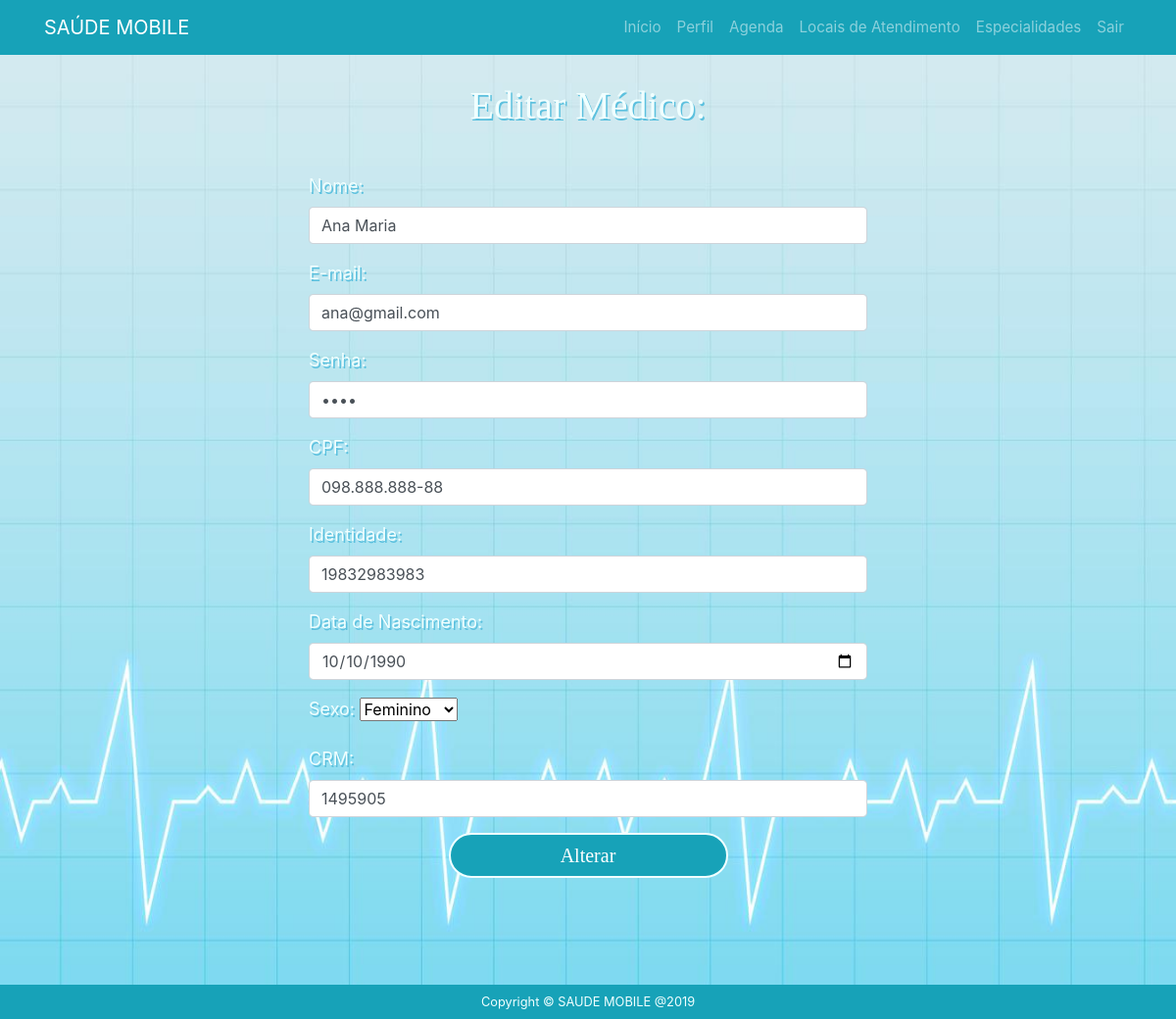
Screenshot of /profissional/editar-medico.php?codmedico=10 with the database file from the repository.
### tables this page shows
CREATE TABLE `medico` (
  `codmedico` int(8) NOT NULL,
  `nome` varchar(100) NOT NULL,
  `email` varchar(100) NOT NULL,
  `senha` int(10) NOT NULL,
  `cpf` varchar(15) NOT NULL,
  `identidade` varchar(13) NOT NULL,
  `datanasc` varchar(10) NOT NULL,
  `crm` varchar(14) NOT NULL,
  `sexo` varchar(10) NOT NULL,
  `imagem` varchar(250) NOT NULL
);

### profissional/editar-medico.php (the view, shortened to what this page needs)
<?php
	require_once 'conexao2.php';
	if(isset($_GET['codmedico']) && !empty($_GET['codmedico']))
	{
		$codmedico = $_GET['codmedico'];
		$sql = 'SELECT nome, email, senha, cpf, identidade, datanasc, crm, sexo FROM medico WHERE codmedico =:codmedico';
		$stmt = $conn ->prepare($sql);
		$stmt->execute(array(':codmedico'=>$codmedico));
		$row = $stmt->fetch(PDO::FETCH_ASSOC);
	}
	else{
		echo "Medico não cadastrado";
	}
				?>
<?php include "header.php" ?>
<body>
	<div class="container-fluid editarmedico">
  <div class="row">
    <div class="col-sm-3"></div>
    <div class="col-sm-6">
      <h3>Editar Médico:</h3>
    </div>
    <div class="col-sm-3"></div>
  </div>
  <div class="row">
    <div class="col-sm-3"></div>
    <div class="col-sm-6">
	  <form class="form-horizontal" method="POST" enctype="multipart/form-data">
        <div class="form-group">
          <label for="nome">Nome:</label>
          <input type="text" class="form-control" id="nome" placeholder="Nome" name="nome" value="<?php echo $row['nome']; ?>">
        </div>
        <div class="form-group">
          <label for="email">E-mail:</label>
          <input type="email" class="form-control" id="email" placeholder="E-mail" name="email" value="<?php echo $row['email']; ?>">
        </div>
        <div class="form-group">
          <label for="senha">Senha:</label>
          <input type="password" class="form-control" id="senha" placeholder="Senha" name="senha" value="<?php echo $row['senha']; ?>">
        </div>
        <div class="form-group">
          <label for="cpf">CPF:</label>
          <input type="text" class="form-control" id="cpf" placeholder="CPF" name="cpf" value="<?php echo $row['cpf']; ?>">
        </div>
        <div class="form-group">
          <label for="identidade">Identidade:</label>
          <input type="text" class="form-control" id="identidade" placeholder="Identidade" name="identidade" value="<?php echo $row['identidade']; ?>">
        </div>
        <div class="form-group">
          <label for="datanasc">Data de Nascimento:</label>
          <input type="date" class="form-control" id="datanasc" placeholder="Data de Nascimento" name="datanasc" value="<?php echo $row['datanasc']; ?>">
        </div>
        <div class="form-group">
          <label for="sexo">Sexo:</label>
          <select name="sexo" value="<?php echo $row['sexo']; ?>">
              <option value="feminino">Feminino</option>
          </select>
        </div>
        <div class="form-group">
					<label for="crm">CRM:</label>
					<input type="text" class="form-control" id="crm" placeholder="CRM" name="crm" value="<?php echo $row['crm']; ?>">
		</div>
        <button type="submit" name="alterar" class="btn btn-info">
        <span class="glyphicon glyphicon-save"></span>Alterar</button>
      </form>
    </div>
    <div class="col-sm-3"></div>
  </div>
 </div>
</body>
<?php include "../footer.php" ?>

### css/index.css (style rules this page uses)
.col-sm-8, .col-sm-6, .col-sm-3, .col-sm-2 { padding-top: 1.5vh; align-items: center; }
.container-fluid { padding-top: 12vh; width: 100vw; height: 100vh; background-image: url("../img/fundo.jpg"); background-size: 100% 100%; }
.container-fluid.editarmedico { padding-top: 1vh; width: 100vw; height: 130vh; background-image: url("../img/fundo.jpg"); background-size: 100% 100%; }
.container-fluid h3 { padding-top: 8vh; padding-bottom: 3vh; text-align: center; font-size: 5vh; color: azure; text-shadow: 0.2vh 0.2vh #5bc0de; font-family: 'Crete Round', serif !important; }
.btn.btn-info { display: block; margin-left: auto; margin-right: auto; width: 50%; height: 100%; border: 0.3vh solid azure; border-radius: 5vh; font-size: 2.5vh; font-family: 'Crete Round', serif !important; }
label { color: azure; font-size: 2.25vh; text-shadow: 0.2vh 0.2vh #5bc0de; }

### rows the page displays
medico: nome "Ana Maria", email "ana@gmail.com", cpf "098.888.888-88", identidade "19832983983", datanasc "10/10/1990", sexo "Feminino", crm "1495905"
